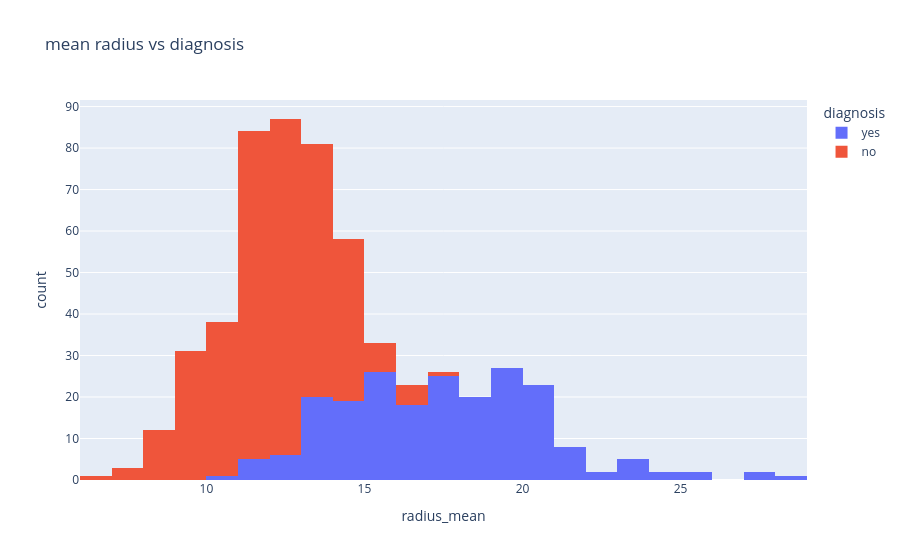

Notebook cell for this chart:
### Code cell
px.histogram(raw_df, x="radius_mean", title="mean radius vs diagnosis", color="diagnosis")

### Figure 1 — Plotly figure (JSON) as saved in the notebook; plotly's stock layout.template omitted (floating-point values rounded to 4 significant figures; data arrays with more than 128 entries replaced by an {"elided": "..."} marker saying what was removed)
{"data": [{"bingroup": "x", "hovertemplate": "diagnosis=yes<br>radius_mean=%{x}<br>count=%{y}<extra></extra>", "legendgroup": "yes", "marker": {"color": "#636efa", "pattern": {"shape": ""}}, "name": "yes", "orientation": "v", "showlegend": true, "type": "histogram", "x": {"elided": "212 float values"}, "xaxis": "x", "yaxis": "y"}, {"bingroup": "x", "hovertemplate": "diagnosis=no<br>radius_mean=%{x}<br>count=%{y}<extra></extra>", "legendgroup": "no", "marker": {"color": "#EF553B", "pattern": {"shape": ""}}, "name": "no", "orientation": "v", "showlegend": true, "type": "histogram", "x": {"elided": "357 float values"}, "xaxis": "x", "yaxis": "y"}], "layout": {"barmode": "relative", "legend": {"title": {"text": "diagnosis"}, "tracegroupgap": 0}, "title": {"text": "mean radius vs diagnosis"}, "xaxis": {"anchor": "y", "domain": [0, 1], "title": {"text": "radius_mean"}}, "yaxis": {"anchor": "x", "domain": [0, 1], "title": {"text": "count"}}}}
